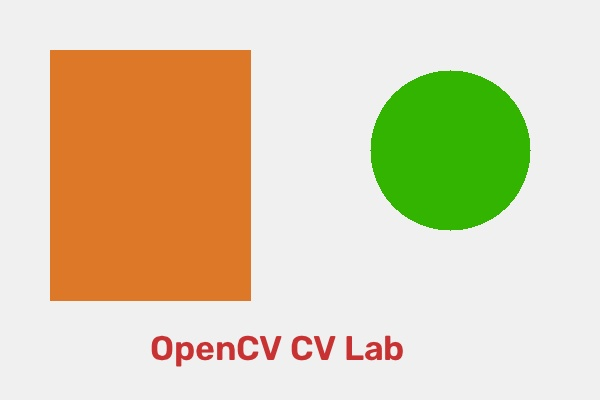
#> input picture image.jpg, 600 x 400 px
$ python program_13_affine_transformation.py
#> lines starting #> are read from the running program, lines starting #| are printed output that depends on the picture
"""
EXPERIMENT 13
Title: Affine Transformation
Aim: To perform Affine Transformation on the given image using Python and OpenCV.
"""

import cv2
import numpy as np
import os

image_path = "sample_exp13_affine.jpg"
if not os.path.exists(image_path):
    image_path = "image.jpg"
    if not os.path.exists(image_path):
        image_path = "sample.jpg"

image = cv2.imread(image_path)
#> image is the input picture: shape (400, 600, 3); mean B, G, R 175.9, 207.7, 219.7
if image is None:
    print(f"Error: Could not load image from {image_path}")
else:
    rows, cols, ch = image.shape
#> rows = 400; cols = 600; ch = 3

    # Define 3 source points and their corresponding destination points
    pts1 = np.float32([[50, 50], [200, 50], [50, 200]])
    pts2 = np.float32([[10, 100], [200, 50], [100, 250]])

    # Compute affine transformation matrix
    matrix = cv2.getAffineTransform(pts1, pts2)

    # Apply affine warp
    transformed_image = cv2.warpAffine(image, matrix, (cols, rows))
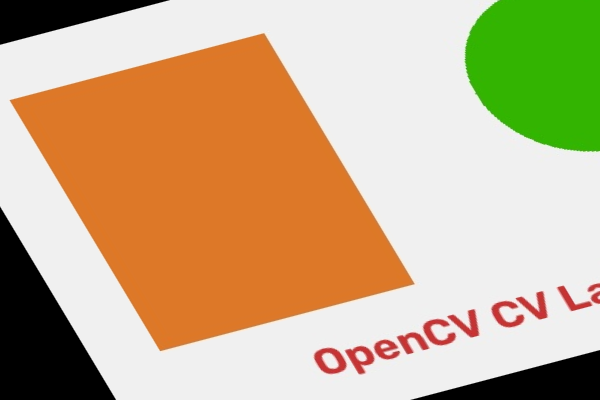
#> transformed_image: shape (400, 600, 3); mean B, G, R 138.8, 176.3, 200.2

    cv2.imshow("Original Image", image)
    cv2.imshow("Affine Transformed Image", transformed_image)
    cv2.imwrite("affine_transformed.jpg", transformed_image)
    cv2.waitKey(0)
    cv2.destroyAllWindows()
